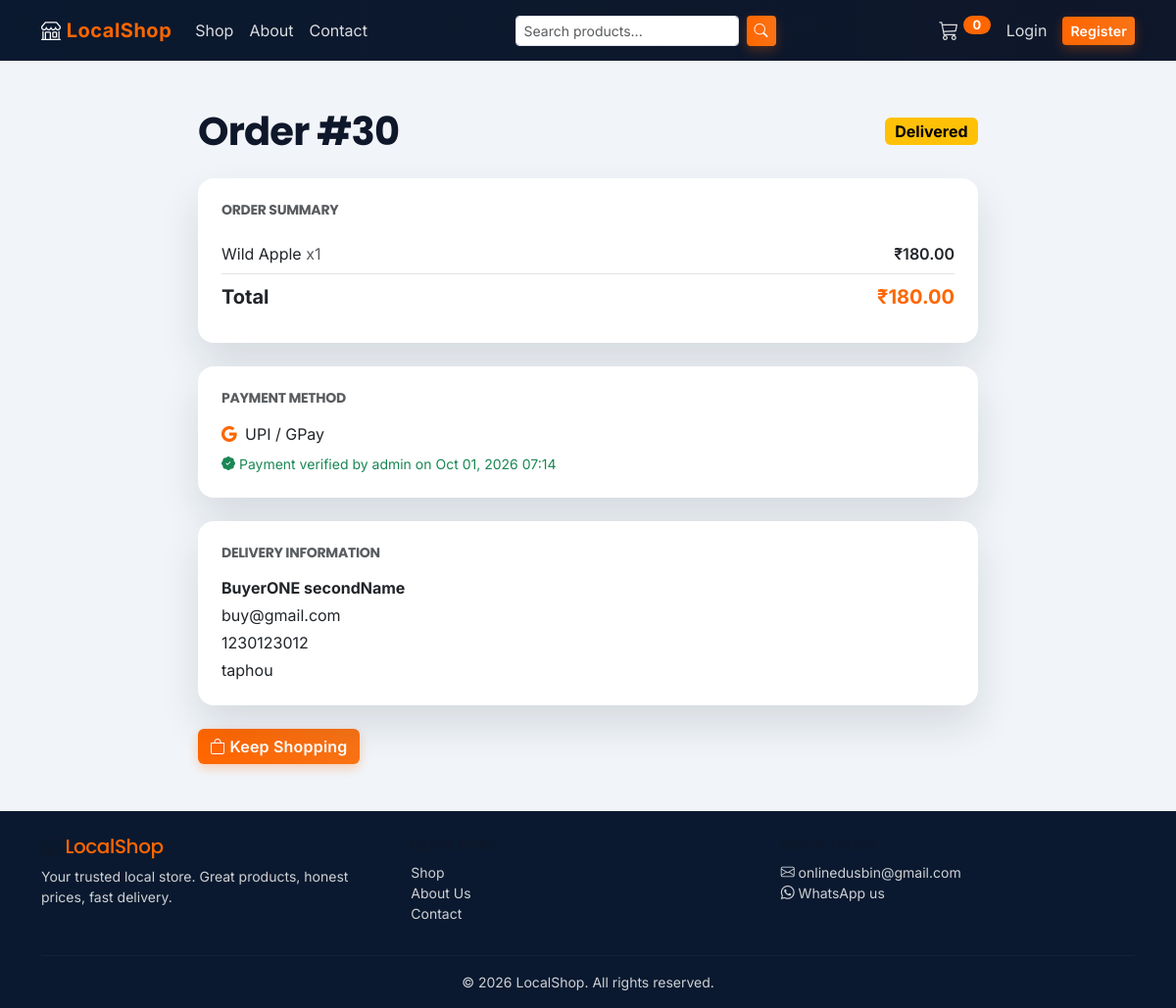
The app's page /orders/order/30/ with its own data.
### orders/models.py (models this page shows, shortened)
class Order(models.Model):
    class Status(models.TextChoices):
        PENDING = 'PENDING', 'Pending'
        PROCESSING = 'PROCESSING', 'Processing'
        SHIPPED = 'SHIPPED', 'Shipped'
        DELIVERED = 'DELIVERED', 'Delivered'
        CANCELLED = 'CANCELLED', 'Cancelled'
    class PaymentMethod(models.TextChoices):
        COD = 'COD', 'Cash on Delivery'
        UPI = 'UPI', 'UPI / GPay'
        BANK_TRANSFER = 'BANK_TRANSFER', 'Bank Transfer'
        MOBILE_MONEY = 'MOBILE_MONEY', 'Mobile Money'
        CARD = 'CARD', 'Credit / Debit Card'
    user = models.ForeignKey(
        settings.AUTH_USER_MODEL,
        on_delete=models.SET_NULL,
        null=True,
        blank=True,
        related_name='orders',
    )
    first_name = models.CharField(max_length=100)
    last_name = models.CharField(max_length=100, blank=True)
    email = models.EmailField()
    phone = models.CharField(max_length=20)
    village = models.CharField(
        max_length=100,
        blank=True,
        default='',
        help_text='Village / town of delivery, so the shop owner can decide if the location is deliverable.',
    )
    address = models.TextField()
    status = models.CharField(
        max_length=20,
        choices=Status.choices,
        default=Status.PENDING,
    )
    payment_method = models.CharField(
        max_length=20,
        choices=PaymentMethod.choices,
        default=PaymentMethod.COD,
    )
    payment_proof = models.CharField(
        max_length=100,
        blank=True,
        help_text='UPI reference or transaction ID supplied by the customer.',
    )
    payment_confirmed_at = models.DateTimeField(
        null=True,
        blank=True,
        help_text='When the customer confirmed they had paid.',
    )
    payment_verified_at = models.DateTimeField(
        null=True,
        blank=True,
        help_text='When a shop owner confirmed the money actually arrived.',
    )
    payment_verified_by = models.ForeignKey(
        settings.AUTH_USER_MODEL,
        on_delete=models.SET_NULL,
        null=True,
        blank=True,
        related_name='verified_payments',
        help_text='Staff member who verified this payment.',
    )
    total = models.DecimalField(max_digits=12, decimal_places=2, default=0)
    created_at = models.DateTimeField(auto_now_add=True)
    updated_at = models.DateTimeField(auto_now=True)
    class Meta:
        ordering = ('-created_at',)
    def full_name(self):
        return f'{self.first_name} {self.last_name}'.strip()
    @property
    def is_prepaid(self):
        return self.payment_method != self.PaymentMethod.COD
    @property
    def payment_verified(self):
        return self.payment_verified_at is not None
    @property
    def needs_payment_check(self):
        return (
            self.is_prepaid
            and not self.payment_verified
            and self.status != self.Status.CANCELLED
        )

class OrderItem(models.Model):
    order = models.ForeignKey(Order, on_delete=models.CASCADE, related_name='items')
    product = models.ForeignKey(Product, on_delete=models.SET_NULL, null=True)
    product_name = models.CharField(max_length=200)
    price = models.DecimalField(max_digits=10, decimal_places=2)
    quantity = models.PositiveIntegerField(default=1)
    def subtotal(self):
        return self.price * self.quantity

### accounts/models.py (models this page shows, shortened)
class CustomUser(AbstractUser):
    class Role(models.TextChoices):
        CUSTOMER = 'CUSTOMER', 'Customer'
        SHOP_OWNER = 'SHOP_OWNER', 'Shop Owner'
        ADMIN = 'ADMIN', 'Administrator'
    role = models.CharField(
        max_length=20,
        choices=Role.choices,
        default=Role.CUSTOMER,
        help_text='Determines dashboard access and store management permissions.',
    )
    phone = models.CharField(max_length=20, blank=True)
    address = models.TextField(blank=True)
    def __str__(self):
        return self.get_full_name() or self.username

### store/models.py (models this page shows, shortened)
class ContactSettings(models.Model):
    email = models.EmailField(
        blank=True,
        help_text='Shown on the contact page and used as the fallback recipient for the contact form.',
    )
    phone = models.CharField(
        max_length=30,
        blank=True,
        help_text='Tap-to-call number. Spaces, dashes and a leading + are fine.',
    )
    whatsapp_number = models.CharField(
        max_length=20,
        blank=True,
        help_text='Digits only, including country code, e.g. 918837351115.',
    )
    address = models.TextField(blank=True, help_text='Shop address shown on the contact page.')
    opening_hours = models.CharField(
        max_length=120,
        blank=True,
        help_text='e.g. Mon - Sat: 9:00 AM - 8:00 PM',
    )
    updated_at = models.DateTimeField(auto_now=True)
    class Meta:
        verbose_name_plural = 'Contact settings'
    @classmethod
    def load(cls):
        obj, _ = cls.objects.get_or_create(
            pk=1,
            defaults={
                'email': getattr(settings, 'CONTACT_EMAIL', ''),
                'phone': getattr(settings, 'PHONE_NUMBER', ''),
                'whatsapp_number': getattr(settings, 'WHATSAPP_NUMBER', ''),
                'address': getattr(settings, 'SHOP_ADDRESS', ''),
                'opening_hours': getattr(settings, 'SHOP_HOURS', ''),
            },
        )
        return obj

### orders/views.py (the view)
# urls.py: path('order/<int:pk>/', views.order_detail, name='order_detail'),
def order_detail(request, pk):
    order = get_object_or_404(Order, pk=pk)
    if order.user and order.user != request.user:
        order = get_object_or_404(Order, pk=pk, user=request.user)
    return render(request, 'orders/order_detail.html', {'order': order})

### ShopLocal/context_processors.py (called while the page is built)
def _contact():
    try:
        return ContactSettings.load()
    except Exception:
        return None

### cart/context_processors.py (called while the page is built)
def cart_counter(request):
    cart = get_cart(request)
    count = sum(int(data.get('quantity', 1)) for data in cart.values())
    return {'cart_count': count}

### cart/views.py (called while the page is built)
def get_cart(request):
    return request.session.setdefault(CART_SESSION_KEY, {})

### pages/utils.py (called while the page is built)
def format_phone(raw):
    raw = (raw or '').strip()
    if not raw:
        return ''
    digits = ''.join(ch for ch in raw if ch.isdigit() or ch == '+')
    return '+' + digits.lstrip('+')

def build_tel_link(number=None):
    number = number or contact_details()['phone']
    return f'tel:{format_phone(number)}' if number else ''

### store/templatetags/shop_extras.py (called while the page is built)
@register.filter
def money(value, symbol='\u20b9'):
    try:
        amount = Decimal(str(value))
    except (InvalidOperation, TypeError, ValueError):
        amount = Decimal('0')
    return f'{symbol}{amount:,.2f}'

@register.filter
def payment_icon(value):
    return PAYMENT_ICONS.get(value, 'bi-wallet2')

### templates/orders/order_detail.html (shortened to what this page needs)
{% extends 'base.html' %}
{% load shop_extras %}
{% block content %}
<section class="py-5">
    <div class="container" style="max-width: 820px;">
        <div class="d-flex justify-content-between align-items-center mb-4">
            <h1 class="fw-bold mb-0">Order #{{ order.pk }}</h1>
            <span class="badge text-bg-warning fs-6">{{ order.get_status_display }}</span>
        </div>
        <div class="card auth-card p-4 mb-4">
            <h5 class="fw-bold mb-3 text-muted text-uppercase small">Order Summary</h5>
            <ul class="list-group list-group-flush">
                {% for item in order.items.all %}
                <li class="list-group-item d-flex justify-content-between gap-2 px-0 order-summary-item">
                    <span>{{ item.product_name }} <span class="text-muted">x{{ item.quantity }}</span></span>
                    <span class="fw-semibold">{{ item.subtotal|money }}</span>
                </li>
                {% endfor %}
                <li class="list-group-item d-flex justify-content-between px-0 fs-5 fw-bold">
                    <span>Total</span>
                    <span class="text-accent">{{ order.total|money }}</span>
                </li>
            </ul>
        </div>
        <div class="card auth-card p-4 mb-4">
            <h5 class="fw-bold mb-3 text-muted text-uppercase small">Payment Method</h5>
            <p class="mb-0"><i class="bi {{ order.payment_method|payment_icon }} text-accent me-2"></i>{{ order.get_payment_method_display }}</p>
            {% if order.is_prepaid %}
            {% if order.payment_verified %}
            <p class="mb-0 mt-2 small text-success">
                <i class="bi bi-patch-check-fill"></i>
                Payment verified by {{ order.payment_verified_by|default:'staff' }} on {{ order.payment_verified_at|date:'M d, Y H:i' }}
            </p>
            {% endif %}
            {% endif %}
        </div>
        <div class="card auth-card p-4">
            <h5 class="fw-bold mb-3 text-muted text-uppercase small">Delivery Information</h5>
            <p class="mb-1"><strong>{{ order.full_name }}</strong></p>
            <p class="mb-1">{{ order.email }}</p>
            <p class="mb-1">{{ order.phone }}</p>
            <p class="mb-0">{{ order.address|linebreaksbr }}</p>
        </div>
        <div class="mt-4">
            <a href="{% url 'store:product_list' %}" class="btn btn-accent"><i class="bi bi-bag"></i> Keep Shopping</a>
        </div>
    </div>
</section>
{% endblock %}

### templates/base.html (shortened to what this page needs)
{% load static %}
<!DOCTYPE html>
<html lang="en">
<head>
    <link href="https://cdn.jsdelivr.net/npm/bootstrap@5.3.3/dist/css/bootstrap.min.css" rel="stylesheet">
    <link href="https://cdn.jsdelivr.net/npm/bootstrap-icons@1.11.3/font/bootstrap-icons.min.css" rel="stylesheet">
    <link href="{% static 'css/localshop.css' %}" rel="stylesheet">
</head>
<body>
<nav class="navbar navbar-expand-lg navbar-dark navbar-localshop sticky-top">
    <div class="container">
        <a class="navbar-brand" href="{% url 'pages:home' %}">
            <i class="bi bi-shop"></i> <span class="accent">{{ shop_name }}</span>
        </a>
        <div class="collapse navbar-collapse" id="mainNav">
            <ul class="navbar-nav me-auto mb-2 mb-lg-0">
                <li class="nav-item"><a class="nav-link" href="{% url 'store:product_list' %}">Shop</a></li>
                <li class="nav-item"><a class="nav-link" href="{% url 'pages:about' %}">About</a></li>
                <li class="nav-item"><a class="nav-link" href="{% url 'pages:contact' %}">Contact</a></li>
            </ul>
            <form class="d-flex me-lg-3 mb-2 mb-lg-0" method="get" action="{% url 'store:product_list' %}">
                <input class="form-control form-control-sm me-2" type="search" name="q" placeholder="Search products..."
                       value="{{ query|default:'' }}">
                <button class="btn btn-accent btn-sm" type="submit"><i class="bi bi-search"></i></button>
            </form>
            <ul class="navbar-nav ms-auto align-items-lg-center">
                <li class="nav-item">
                    <a class="nav-link position-relative" href="{% url 'cart:cart_detail' %}">
                        <i class="bi bi-cart3 fs-5"></i>
                        <span class="cart-badge">{{ cart_count|default:0 }}</span>
                    </a>
                </li>
                {% if user.is_authenticated %}
                <li class="nav-item dropdown">
                    <a class="nav-link dropdown-toggle" href="#" role="button" data-bs-toggle="dropdown">
                        <i class="bi bi-person-circle"></i> {{ user.username }}
                    </a>
                    <ul class="dropdown-menu dropdown-menu-end">
                        <li><a class="dropdown-item" href="{% url 'accounts:profile' %}">My Profile</a></li>
                        <li><a class="dropdown-item" href="{% url 'orders:history' %}">My Orders</a></li>
                        {% if user.is_staff_member %}
                        <li><a class="dropdown-item" href="{% url 'dashboard:home' %}">Dashboard</a></li>
                        {% endif %}
                        <li><hr class="dropdown-divider"></li>
                        <li>
                            <form method="post" action="{% url 'accounts:logout' %}">
                                {% csrf_token %}
                                <button class="dropdown-item" type="submit">Logout</button>
                            </form>
                        </li>
                    </ul>
                </li>
                {% else %}
                <li class="nav-item"><a class="nav-link" href="{% url 'accounts:login' %}">Login</a></li>
                <li class="nav-item"><a class="btn btn-accent btn-sm ms-2" href="{% url 'accounts:register' %}">Register</a></li>
                {% endif %}
            </ul>
        </div>
    </div>
</nav>
<main>
    {% block content %}{% endblock %}
</main>
<footer class="footer-localshop mt-auto pt-4 pb-3">
    <div class="container">
        <div class="row g-3">
            <div class="col-md-4">
                <h5><i class="bi bi-shop"></i> <span class="text-accent">{{ shop_name }}</span></h5>
                <p class="small mb-0">Your trusted local store. Great products, honest prices, fast delivery.</p>
            </div>
            <div class="col-md-4">
                <h6>Quick Links</h6>
                <ul class="list-unstyled small">
                    <li><a href="{% url 'store:product_list' %}">Shop</a></li>
                    <li><a href="{% url 'pages:about' %}">About Us</a></li>
                    <li><a href="{% url 'pages:contact' %}">Contact</a></li>
                </ul>
            </div>
            <div class="col-md-4">
                <h6>Get in Touch</h6>
                <ul class="list-unstyled small">
                    {% if gmail_link %}
                    <li><a href="{{ gmail_link }}" target="_blank"><i class="bi bi-envelope"></i> {{ contact_email }}</a></li>
                    {% endif %}
                    {% if whatsapp_number %}
                    <li><a href="https://wa.me/{{ whatsapp_number }}" target="_blank"><i class="bi bi-whatsapp"></i> WhatsApp us</a></li>
                    {% endif %}
                </ul>
            </div>
        </div>
        <hr class="my-3" style="border-color: rgba(255,255,255,.15);">
        <div class="text-center small">&copy; {% now 'Y' %} {{ shop_name }}. All rights reserved.</div>
    </div>
</footer>
</body>
</html>

### static/css/localshop.css (style rules this page uses)
:root { --ls-dark: #0F172A; --ls-dark-2: #1E293B; --ls-primary: #1E3A8A; --ls-navy: #0A192F; --ls-accent: #FF6600; --ls-accent-2: #F97316; --ls-light: #F8FAFC; --ls-muted: #94A3B8; --ls-bg: #F1F5F9; }
body { background-color: var(--ls-bg); font-family: 'Inter', 'Segoe UI', system-ui, -apple-system, sans-serif; display: flex; min-height: 100vh; flex-direction: column; }
h1, h2, h3, h4, h5, h6, .display-1, .display-2, .display-3, .display-4, .display-5, .display-6 { font-family: 'Poppins', 'Inter', sans-serif; letter-spacing: -.02em; color: var(--ls-dark); }
main { flex: 1; }
.navbar-localshop { background: linear-gradient(90deg, var(--ls-navy) 0%, var(--ls-dark) 100%); }
.navbar-localshop .navbar-brand { color: #fff; font-weight: 700; letter-spacing: .5px; }
.navbar-localshop .navbar-brand span.accent { color: var(--ls-accent); }
.navbar-localshop .nav-link { color: rgba(255, 255, 255, .85); }
.cart-badge { background: var(--ls-accent); color: #fff; font-weight: 700; border-radius: 50rem; padding: .15rem .6rem; font-size: .8rem; vertical-align: top; }
.btn-accent { background: linear-gradient(90deg, var(--ls-accent) 0%, var(--ls-accent-2) 100%); color: #fff; font-weight: 600; border: none; }
.text-accent { color: var(--ls-accent); }
.footer-localshop { background: var(--ls-navy); color: rgba(255, 255, 255, .8); }
.footer-localshop a { color: rgba(255, 255, 255, .8); text-decoration: none; }
.auth-card { border: none; border-radius: 1rem; box-shadow: 0 20px 40px rgba(15, 23, 42, .12); }
.btn { letter-spacing: .2px; }
.btn-accent { box-shadow: 0 4px 12px rgba(255, 102, 0, .28); }
main, .footer-localshop { overflow-wrap: break-word; }

### records on screen
Order: pk "30", status "Delivered", total "₹180.00", payment_method "UPI / GPay", payment_verified_by "admin", payment_verified_at "Oct 01, 2026 07:14", full_name "BuyerONE secondName", email "buy@gmail.com", phone "1230123012", address "taphou"
OrderItem: product_name "Wild Apple", quantity "1", subtotal "₹180.00"
ContactSettings: email "onlinedusbin@gmail.com"

### other values on screen
{{ shop_name }} "LocalShop"
{{ cart_count|default:0 }} "0"
